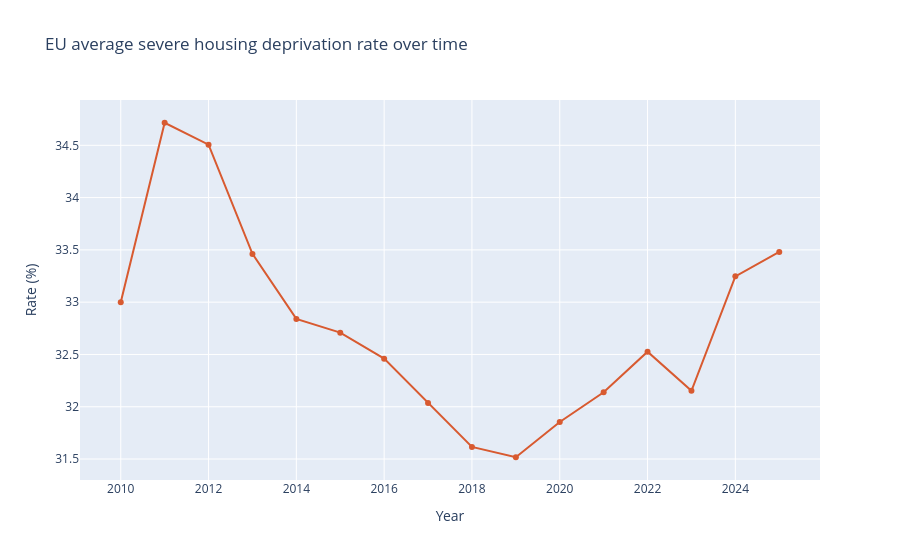

The cell this chart's notebook holds for it:
### Code cell
# plot 1: EU average deprivation rate over time
# tracks whether EU-wide housing conditions are improving -- useful for Emma

eu_dep = df_deprivation_clean.groupby("year")["deprivation_rate"].mean().reset_index()
eu_immig = df_immigration_clean.groupby("year")["immigration_count"].mean().reset_index()

fig1 = go.Figure()
fig1.add_trace(go.Scatter(
    x=eu_dep["year"], y=eu_dep["deprivation_rate"],
    name="Deprivation rate (%)", line=dict(color="#D85A30"), mode="lines+markers"
))
fig1.update_layout(
    title="EU average severe housing deprivation rate over time",
    xaxis_title="Year", yaxis_title="Rate (%)"
)
fig1.show()

### Figure 1 — Plotly figure (JSON) as saved in the notebook; plotly's stock layout.template omitted (floating-point values rounded to 4 significant figures)
{"data": [{"line": {"color": "#D85A30"}, "mode": "lines+markers", "name": "Deprivation rate (%)", "type": "scatter", "x": [2010, 2011, 2012, 2013, 2014, 2015, 2016, 2017, 2018, 2019, 2020, 2021, 2022, 2023, 2024, 2025], "y": [33.0, 34.72, 34.51, 33.46, 32.84, 32.71, 32.46, 32.04, 31.62, 31.52, 31.85, 32.14, 32.53, 32.15, 33.25, 33.48]}], "layout": {"title": {"text": "EU average severe housing deprivation rate over time"}, "xaxis": {"title": {"text": "Year"}}, "yaxis": {"title": {"text": "Rate (%)"}}}}
